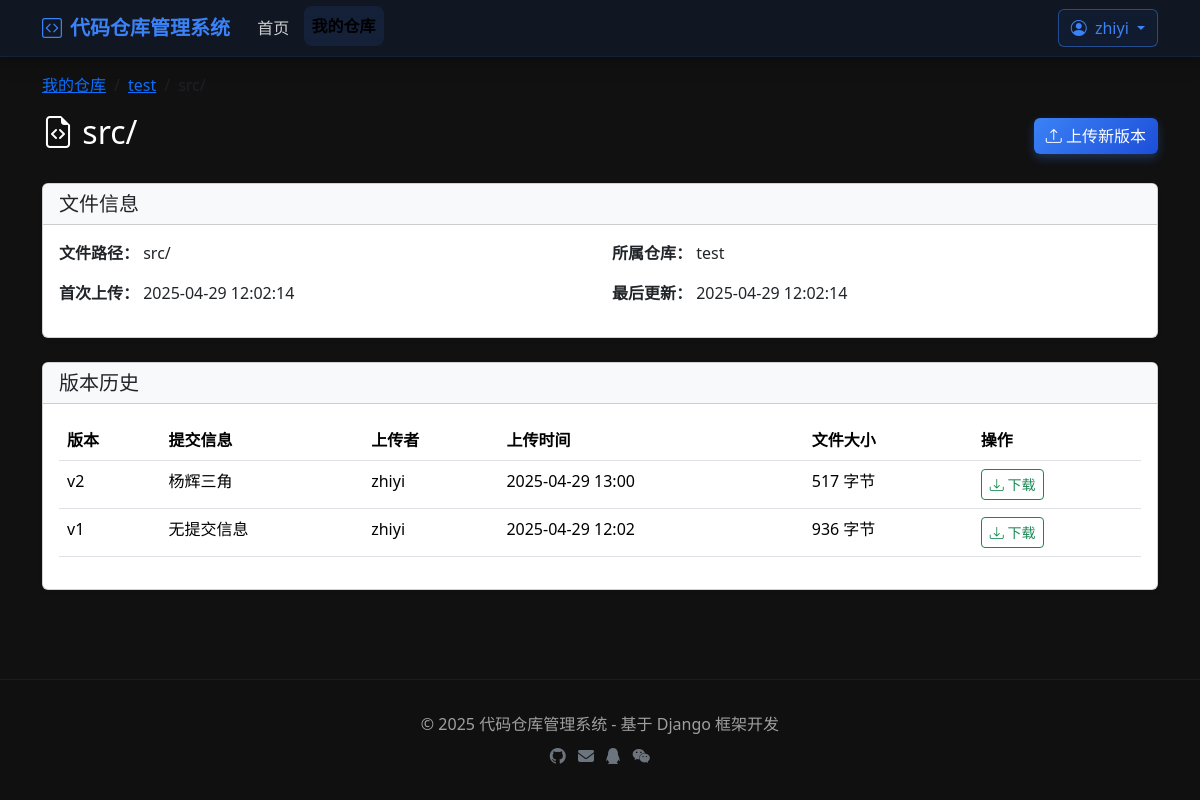
Screenshot of /repositories/1/files/1/ (signed in) with the database file from the repository.
### repository/models.py (models this page shows, shortened)
class Repository(models.Model):
    name = models.CharField('仓库名称', max_length=100)
    description = models.TextField('仓库描述', blank=True)
    owner = models.ForeignKey(User, on_delete=models.CASCADE, related_name='repositories', verbose_name='所有者')
    created_at = models.DateTimeField('创建时间', auto_now_add=True)
    updated_at = models.DateTimeField('更新时间', auto_now=True)
    class Meta:
        verbose_name = '代码仓库'
        verbose_name_plural = '代码仓库'
        ordering = ['-updated_at']

class CodeFile(models.Model):
    repository = models.ForeignKey(Repository, on_delete=models.CASCADE, related_name='files', verbose_name='所属仓库')
    file_path = models.CharField('文件路径', max_length=255)
    created_at = models.DateTimeField('创建时间', auto_now_add=True)
    updated_at = models.DateTimeField('更新时间', auto_now=True)
    class Meta:
        verbose_name = '代码文件'
        verbose_name_plural = '代码文件'
        ordering = ['file_path']
        unique_together = ['repository', 'file_path']  # 每个仓库中文件路径唯一

class FileVersion(models.Model):
    code_file = models.ForeignKey(CodeFile, on_delete=models.CASCADE, related_name='versions', verbose_name='代码文件')
    version_number = models.PositiveIntegerField('版本号')
    file = models.FileField('文件', upload_to=file_upload_path)
    commit_message = models.TextField('提交信息', blank=True)
    uploader = models.ForeignKey(User, on_delete=models.SET_NULL, null=True, related_name='uploads', verbose_name='上传者')
    created_at = models.DateTimeField('创建时间', auto_now_add=True)
    class Meta:
        verbose_name = '文件版本'
        verbose_name_plural = '文件版本'
        ordering = ['-version_number']
        unique_together = ['code_file', 'version_number']  # 确保版本号对每个文件是唯一的
    def get_file_size(self):
        try:
            return self.file.size
        except:
            return 0

### repository/views.py (the view)
# urls.py: path('repositories/<int:repository_id>/files/<int:file_id>/', views.file_detail, name='file_detail'),
@login_required
def file_detail(request, repository_id, file_id):
    repository = get_object_or_404(Repository, pk=repository_id)
    if repository.owner != request.user:
        messages.error(request, '您没有权限访问此文件。')
        return redirect('repository_list')
    code_file = get_object_or_404(CodeFile, pk=file_id, repository=repository)
    versions = code_file.versions.all()
    return render(request, 'repository/file_detail.html', {
        'repository': repository,
        'code_file': code_file,
        'versions': versions
    })

### repository/templates/repository/file_detail.html (shortened to what this page needs)
{% extends 'repository/base.html' %}
{% block content %}
<div>
    <nav aria-label="breadcrumb">
        <ol class="breadcrumb">
            <li class="breadcrumb-item"><a href="{% url 'repository_list' %}">我的仓库</a></li>
            <li class="breadcrumb-item"><a href="{% url 'repository_detail' pk=repository.id %}">{{ repository.name }}</a></li>
            <li class="breadcrumb-item active" aria-current="page">{{ code_file.file_path }}</li>
        </ol>
    </nav>
    <div class="d-flex justify-content-between align-items-center mb-4">
        <h2><i class="bi bi-file-earmark-code"></i> {{ code_file.file_path }}</h2>
        <div>
            <a href="{% url 'upload_new_version' repository_id=repository.id file_id=code_file.id %}" class="btn btn-primary">
                <i class="bi bi-upload"></i> 上传新版本
            </a>
        </div>
    </div>
    <div class="card shadow-sm mb-4">
        <div class="card-header bg-light">
            <h5 class="card-title mb-0">文件信息</h5>
        </div>
        <div class="card-body">
            <div class="row">
                <div class="col-md-6">
                    <p><strong>文件路径：</strong> {{ code_file.file_path }}</p>
                    <p><strong>首次上传：</strong> {{ code_file.created_at|date:"Y-m-d H:i:s" }}</p>
                </div>
                <div class="col-md-6">
                    <p><strong>所属仓库：</strong> {{ repository.name }}</p>
                    <p><strong>最后更新：</strong> {{ code_file.updated_at|date:"Y-m-d H:i:s" }}</p>
                </div>
            </div>
        </div>
    </div>
    <div class="card shadow-sm">
        <div class="card-header bg-light">
            <h5 class="card-title mb-0">版本历史</h5>
        </div>
        <div class="card-body">
            {% if versions %}
            <div class="table-responsive">
                <table class="table table-hover">
                    <thead>
                        <tr>
                            <th>版本</th>
                            <th>提交信息</th>
                            <th>上传者</th>
                            <th>上传时间</th>
                            <th>文件大小</th>
                            <th>操作</th>
                        </tr>
                    </thead>
                    <tbody>
                        {% for version in versions %}
                        <tr>
                            <td>v{{ version.version_number }}</td>
                            <td>{{ version.commit_message|default:"无提交信息"|truncatechars:50 }}</td>
                            <td>{{ version.uploader.username }}</td>
                            <td>{{ version.created_at|date:"Y-m-d H:i" }}</td>
                            <td>{{ version.get_file_size|filesizeformat }}</td>
                            <td>
                                <a href="{% url 'download_file' version_id=version.id %}" class="btn btn-sm btn-outline-success">
                                    <i class="bi bi-download"></i> 下载
                                </a>
                            </td>
                        </tr>
                        {% endfor %}
                    </tbody>
                </table>
            </div>
            {% else %}
            <div class="text-center py-5">
                <i class="bi bi-exclamation-triangle fs-1 text-warning"></i>
                <h3 class="mt-3">没有找到任何版本</h3>
                <p class="text-muted">这个文件可能没有正确上传。</p>
            </div>
            {% endif %}
        </div>
    </div>
</div>
{% endblock %}

### repository/templates/repository/base.html (shortened to what this page needs)
<!DOCTYPE html>
<html lang="zh-CN">
<head>
    <link href="https://cdn.jsdelivr.net/npm/bootstrap@5.3.2/dist/css/bootstrap.min.css" rel="stylesheet">
    <link rel="stylesheet" href="https://cdn.jsdelivr.net/npm/bootstrap-icons@1.11.1/font/bootstrap-icons.css">
    <link href="https://cdnjs.cloudflare.com/ajax/libs/font-awesome/6.4.2/css/all.min.css" rel="stylesheet">
</head>
<body>
    <nav class="navbar navbar-expand-lg sticky-top">
        <div class="container">
            <a class="navbar-brand" href="{% url 'home' %}">
                <i class="bi bi-code-square me-2"></i>代码仓库管理系统
            </a>
            <div class="collapse navbar-collapse" id="navbarCollapse">
                <ul class="navbar-nav me-auto mb-2 mb-lg-0">
                    <li class="nav-item">
                        <a class="nav-link {% if request.path == '/' %}active{% endif %}" href="{% url 'home' %}">首页</a>
                    </li>
                    {% if user.is_authenticated %}
                    <li class="nav-item">
                        <a class="nav-link {% if '/repositories/' in request.path %}active{% endif %}" href="{% url 'repository_list' %}">我的仓库</a>
                    </li>
                    {% endif %}
                </ul>
                <div class="d-flex">
                    {% if user.is_authenticated %}
                    <div class="dropdown">
                        <a class="btn btn-outline-primary dropdown-toggle" href="#" role="button" id="userDropdown" data-bs-toggle="dropdown" aria-expanded="false">
                            <i class="bi bi-person-circle me-1"></i> {{ user.username }}
                        </a>
                    </div>
                    {% endif %}
                </div>
            </div>
        </div>
    </nav>
    <main class="container main-content">
        {% block content %}{% endblock %}
    </main>
    <footer class="footer text-center">
        <div class="container">
            <span class="text-muted">© {% now "Y" %} 代码仓库管理系统 - 基于 Django 框架开发</span>
            <div class="mt-2">
                <a href="https://github.com/Zayn-Wilson/CodeManage.git" target="_blank" class="text-decoration-none link-secondary mx-1" title="GitHub"><i class="bi bi-github"></i></a>
                <a href="#" class="text-decoration-none link-secondary mx-1" data-bs-toggle="modal" data-bs-target="#emailModal" title="邮箱"><i class="fa-solid fa-envelope"></i></a>
                <a href="#" class="text-decoration-none link-secondary mx-1" data-bs-toggle="modal" data-bs-target="#qqModal" title="QQ"><i class="fa-brands fa-qq"></i></a>
                <a href="#" class="text-decoration-none link-secondary mx-1" data-bs-toggle="modal" data-bs-target="#wechatModal" title="微信"><i class="fa-brands fa-weixin"></i></a>
            </div>
        </div>
    </footer>
</body>
</html>

### repository/templates/repository/base.html (style rules this page uses)
:root { --bs-primary: #3b82f6; --bs-primary-rgb: 59, 130, 246; }
body { min-height: 100vh; display: flex; flex-direction: column; background-color: #111111; color: #ffffff; }
.navbar { background-color: rgba(17, 24, 39, 0.8); backdrop-filter: blur(10px); -webkit-backdrop-filter: blur(10px); box-shadow: 0 4px 20px rgba(0, 0, 0, 0.3); transition: all 0.3s ease; border-bottom: 1px solid rgba(59, 130, 246, 0.1); position: sticky; top: 0; z-index: 1000; }
.navbar-brand { font-weight: 700; color: var(--bs-primary); transition: all 0.3s ease; position: relative; overflow: hidden; }
.navbar-brand::after { content: ''; position: absolute; bottom: 0; left: 0; width: 0; height: 2px; background: linear-gradient(90deg, var(--bs-primary), #60a5fa); transition: width 0.3s ease; }
.nav-link { color: rgba(255, 255, 255, 0.8); font-weight: 500; padding: 0.5rem 1rem; margin: 0 0.2rem; border-radius: 8px; transition: all 0.3s ease; position: relative; }
.nav-link::before { content: ''; position: absolute; top: 0; left: 0; width: 100%; height: 100%; background: rgba(59, 130, 246, 0.1); border-radius: 8px; opacity: 0; transform: scale(0.9); transition: all 0.3s ease; z-index: -1; }
.nav-link:hover, .nav-link.active { color: #ffffff; transform: translateY(-2px); }
.nav-link:hover::before, .nav-link.active::before { opacity: 1; transform: scale(1); }
.nav-link.active { color: var(--bs-primary); font-weight: 600; }
.btn-outline-primary { color: var(--bs-primary); border: 1px solid rgba(59, 130, 246, 0.5); background: rgba(59, 130, 246, 0.05); backdrop-filter: blur(5px); -webkit-backdrop-filter: blur(5px); transition: all 0.3s cubic-bezier(0.25, 0.46, 0.45, 0.94); position: relative; overflow: hidden; z-index: 1; }
.btn-outline-primary::before { content: ''; position: absolute; top: 0; left: -100%; width: 100%; height: 100%; background: linear-gradient(90deg, rgba(59, 130, 246, 0.2), rgba(59, 130, 246, 0)); transition: all 0.4s ease; z-index: -1; }
.btn { position: relative; overflow: hidden; }
.btn-primary { background: linear-gradient(135deg, #3b82f6, #1d4ed8); border: none; box-shadow: 0 4px 10px rgba(59, 130, 246, 0.3); transition: all 0.3s cubic-bezier(0.25, 0.46, 0.45, 0.94); }
.main-content { flex: 1; padding-top: 1rem; padding-bottom: 2rem; position: relative; z-index: 1; }
.footer { padding: 2rem 0; background-color: rgba(17, 17, 17, 0.8); border-top: 1px solid rgba(255, 255, 255, 0.05); margin-top: auto; position: relative; z-index: 1; }
.footer a { color: rgba(255, 255, 255, 0.6); transition: all 0.3s ease; }
.text-muted { color: rgba(255, 255, 255, 0.6) !important; }

### rows the page displays
Repository: name "test"
CodeFile: file_path "src/", created_at "2025-04-29 12:02:14", updated_at "2025-04-29 12:02:14"
FileVersion: version_number "2", commit_message "杨辉三角", uploader.username "zhiyi", created_at "2025-04-29 13:00", get_file_size|filesizeformat "517 字节"
FileVersion: version_number "1", commit_message "无提交信息", uploader.username "zhiyi", created_at "2025-04-29 12:02", get_file_size|filesizeformat "936 字节"

### other values shown
{{ user.username }} "zhiyi"
